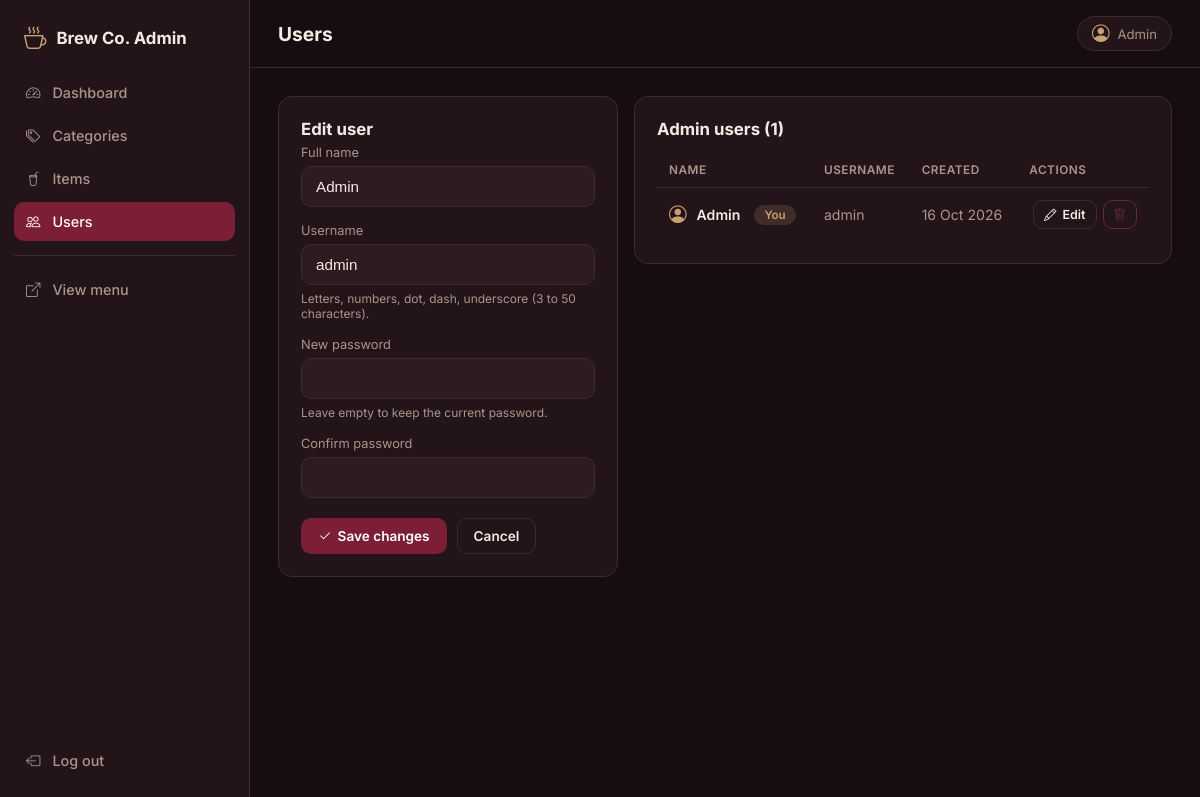
Screenshot of /admin/users.php?edit=1 (signed in) with the database file from the repository.
### tables this page shows
CREATE TABLE IF NOT EXISTS `users` (
  `id` int UNSIGNED NOT NULL AUTO_INCREMENT,
  `name` varchar(100) NOT NULL,
  `username` varchar(50) NOT NULL,
  `password_hash` varchar(255) NOT NULL,
  `created_at` timestamp NULL DEFAULT CURRENT_TIMESTAMP,
  PRIMARY KEY (`id`),
  UNIQUE KEY `username` (`username`)
);

### includes/functions.php (called while the page is built, shortened)
<?php
function e(?string $value): string
{
    return htmlspecialchars($value ?? '', ENT_QUOTES, 'UTF-8');
}

### admin/users.php (the view, shortened to what this page needs)
<?php
require __DIR__ . '/../includes/admin_init.php';
$currentId = (int) $_SESSION['user_id'];
$form   = ['id' => 0, 'name' => '', 'username' => ''];
if ($_SERVER['REQUEST_METHOD'] !== 'POST' && isset($_GET['edit'])) {
    $stmt = $pdo->prepare('SELECT id, name, username FROM users WHERE id = ?');
    $stmt->execute([(int) $_GET['edit']]);
    $row = $stmt->fetch();
    if ($row) {
        $form = $row;
    }
}
$isEdit = $form['id'] > 0;
$users = $pdo->query('SELECT id, name, username, created_at FROM users ORDER BY id')->fetchAll();
require __DIR__ . '/partials/header.php';
?>
<section class="split">
  <div class="card sticky">
    <h2 class="card-title"><?= $isEdit ? 'Edit user' : 'Add user' ?></h2>
    <form method="post" autocomplete="off">
      <div class="field">
        <label for="name">Full name</label>
        <input type="text" id="name" name="name" maxlength="100"
               value="<?= e($form['name']) ?>" placeholder="e.g. Sara Khalil" required>
      </div>
      <div class="field">
        <label for="username">Username</label>
        <input type="text" id="username" name="username" maxlength="50"
               value="<?= e($form['username']) ?>" placeholder="e.g. sara" required>
        <small class="hint">Letters, numbers, dot, dash, underscore (3 to 50 characters).</small>
      </div>
      <div class="field">
        <label for="password"><?= $isEdit ? 'New password' : 'Password' ?></label>
        <input type="password" id="password" name="password" autocomplete="new-password"
               <?= $isEdit ? '' : 'required' ?>>
        <small class="hint">
          <?= $isEdit ? 'Leave empty to keep the current password.' : '8 to 72 characters.' ?>
        </small>
      </div>
      <div class="field">
        <label for="password_confirm">Confirm password</label>
        <input type="password" id="password_confirm" name="password_confirm" autocomplete="new-password"
               <?= $isEdit ? '' : 'required' ?>>
      </div>
      <div class="form-actions">
        <button type="submit" class="btn btn-brand">
          <i class="bi bi-check2" aria-hidden="true"></i> <?= $isEdit ? 'Save changes' : 'Add user' ?>
        </button>
        <?php if ($isEdit): ?>
          <a href="users.php" class="btn btn-ghost">Cancel</a>
        <?php endif; ?>
      </div>
    </form>
  </div>
  <div class="card">
    <div class="card-head">
      <h2 class="card-title">Admin users (<?= count($users) ?>)</h2>
    </div>
    <div class="table-wrap">
      <table class="table">
        <thead>
          <tr>
            <th>Name</th>
            <th>Username</th>
            <th>Created</th>
            <th class="col-actions">Actions</th>
          </tr>
        </thead>
        <tbody>
          <?php foreach ($users as $u): ?>
            <?php $isMe = (int) $u['id'] === $currentId; ?>
            <tr>
              <td>
                <span class="cat-name">
                  <i class="bi bi-person-circle" aria-hidden="true"></i>
                  <?= e($u['name']) ?>
                  <?php if ($isMe): ?><span class="badge badge-you">You</span><?php endif; ?>
                </span>
              </td>
              <td class="muted-cell"><?= e($u['username']) ?></td>
              <td class="muted-cell"><?= e(date('d M Y', strtotime($u['created_at']))) ?></td>
              <td>
                <div class="row-actions">
                  <a href="users.php?edit=<?= (int) $u['id'] ?>" class="btn btn-ghost btn-sm">
                    <i class="bi bi-pencil" aria-hidden="true"></i> Edit
                  </a>
                  <?php if ($isMe): ?>
                    <button type="button" class="btn btn-danger btn-sm" disabled
                            title="You cannot delete your own account" aria-label="Delete not allowed">
                      <i class="bi bi-trash" aria-hidden="true"></i>
                    </button>
                  <?php endif; ?>
                </div>
              </td>
            </tr>
          <?php endforeach; ?>
        </tbody>
      </table>
    </div>
  </div>
</section>
<?php require __DIR__ . '/partials/footer.php'; ?>

### admin/css/admin.css (style rules this page uses)
:root { --bg: #170d10; --surface: #221418; --surface-2: #2c1b20; --border: #3d2a30; --burgundy: #7b1e36; --burgundy-hover: #962a47; --coffee: #c8a074; --text: #f4ebe5; --muted: #a9958d; --danger: #e05d5d; --success: #4fb286; --radius: 14px; }
* { box-sizing: border-box; }
body { margin: 0; background: var(--bg); color: var(--text); font-family: "Inter", -apple-system, "Segoe UI", Roboto, Arial, sans-serif; }
.field { margin-bottom: 16px; }
.field label { display: block; margin-bottom: 6px; font-size: 0.8rem; color: var(--muted); }
.field input { width: 100%; padding: 11px 14px; background: var(--surface-2); border: 1px solid var(--border); border-radius: 10px; color: var(--text); font-size: 0.95rem; }
.btn { display: inline-flex; align-items: center; justify-content: center; gap: 6px; padding: 9px 16px; border: 1px solid transparent; border-radius: 10px; font-family: inherit; font-size: 0.85rem; font-weight: 600; text-decoration: none; cursor: pointer; transition: background 0.2s, border-color 0.2s, color 0.2s; }
.btn-brand { background: var(--burgundy); color: #fff; }
.btn-ghost { background: transparent; border-color: var(--border); color: var(--text); }
.btn-danger { background: transparent; border-color: var(--danger); color: var(--danger); }
.btn-sm { padding: 6px 10px; font-size: 0.78rem; }
.card { padding: 22px; background: var(--surface); border: 1px solid var(--border); border-radius: var(--radius); }
.card-title { margin: 0 0 6px; font-size: 1.05rem; }
.card-head { display: flex; align-items: center; justify-content: space-between; gap: 10px; margin-bottom: 14px; }
.card-head .card-title { margin: 0; }
.table-wrap { overflow-x: auto; }
.table { width: 100%; border-collapse: collapse; font-size: 0.88rem; }
.table th { padding: 10px 12px; text-align: left; font-size: 0.74rem; font-weight: 600; letter-spacing: 0.5px; text-transform: uppercase; color: var(--muted); border-bottom: 1px solid var(--border); white-space: nowrap; }
.table td { padding: 12px; border-bottom: 1px solid var(--border); vertical-align: middle; }
.table tbody tr:last-child td { border-bottom: none; }
.muted-cell { color: var(--muted); }
.badge { display: inline-block; padding: 3px 10px; border-radius: 999px; font-size: 0.72rem; font-weight: 600; }
.split { display: grid; grid-template-columns: 340px 1fr; gap: 16px; align-items: start; }
.card.sticky { position: sticky; top: 88px; }
.field input::placeholder { color: #6f5f5a; }
.hint { display: block; margin-top: 6px; font-size: 0.75rem; color: var(--muted); }
.form-actions { display: flex; gap: 10px; margin-top: 20px; }
.cat-name { display: inline-flex; align-items: center; gap: 10px; font-weight: 600; }
.cat-name i { color: var(--coffee); font-size: 1.1rem; }
.col-actions { text-align: right; }
.row-actions { display: flex; justify-content: flex-end; flex-wrap: wrap; gap: 6px; }
.badge-you { margin-left: 4px; background: rgba(200, 160, 116, 0.18); color: var(--coffee); }
.btn:disabled { opacity: 0.35; cursor: not-allowed; }

### rows the page displays
users: name "Admin", username "admin", shows "You", created_at "16 Oct 2026"

### other values shown
$pageTitle "Users"
$_SESSION['user_name'] "Admin"
count($users) "1"
